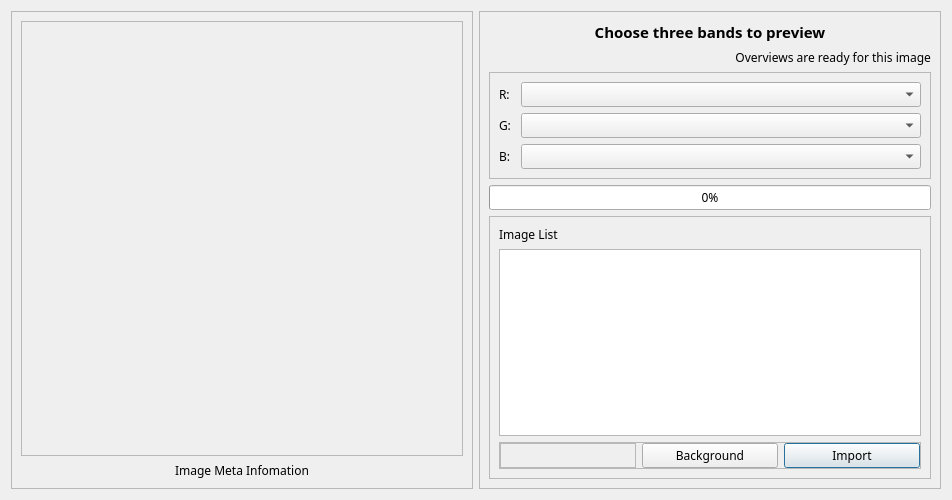
<?xml version="1.0" encoding="UTF-8"?>
<ui version="4.0">
 <class>QDataImportWizard</class>
 <widget class="QDialog" name="QDataImportWizard">
  <property name="geometry">
   <rect>
    <x>0</x>
    <y>0</y>
    <width>952</width>
    <height>500</height>
   </rect>
  </property>
  <property name="font">
   <font>
    <family>微软雅黑</family>
   </font>
  </property>
  <property name="windowTitle">
   <string>Preview</string>
  </property>
  <layout class="QHBoxLayout" name="horizontalLayout">
   <item>
    <widget class="QFrame" name="mPreviewImageFrame">
     <property name="frameShape">
      <enum>QFrame::StyledPanel</enum>
     </property>
     <property name="frameShadow">
      <enum>QFrame::Raised</enum>
     </property>
     <layout class="QVBoxLayout" name="verticalLayout_3">
      <item>
       <widget class="QScrollArea" name="mScrollArea">
        <property name="widgetResizable">
         <bool>true</bool>
        </property>
        <property name="alignment">
         <set>Qt::AlignCenter</set>
        </property>
        <widget class="QWidget" name="scrollAreaWidgetContents">
         <property name="geometry">
          <rect>
           <x>0</x>
           <y>0</y>
           <width>436</width>
           <height>425</height>
          </rect>
         </property>
         <layout class="QVBoxLayout" name="verticalLayout_4">
          <property name="leftMargin">
           <number>0</number>
          </property>
          <property name="topMargin">
           <number>0</number>
          </property>
          <property name="rightMargin">
           <number>0</number>
          </property>
          <property name="bottomMargin">
           <number>0</number>
          </property>
          <item>
           <widget class="QLabel" name="mLabelPreviewImage">
            <property name="sizePolicy">
             <sizepolicy hsizetype="Preferred" vsizetype="Preferred">
              <horstretch>0</horstretch>
              <verstretch>0</verstretch>
             </sizepolicy>
            </property>
            <property name="minimumSize">
             <size>
              <width>0</width>
              <height>0</height>
             </size>
            </property>
            <property name="text">
             <string/>
            </property>
            <property name="scaledContents">
             <bool>false</bool>
            </property>
            <property name="alignment">
             <set>Qt::AlignCenter</set>
            </property>
           </widget>
          </item>
         </layout>
        </widget>
       </widget>
      </item>
      <item>
       <widget class="QLabel" name="mLabelImageMeta">
        <property name="text">
         <string>Image Meta Infomation</string>
        </property>
        <property name="alignment">
         <set>Qt::AlignCenter</set>
        </property>
       </widget>
      </item>
     </layout>
    </widget>
   </item>
   <item>
    <widget class="QFrame" name="mDataFrame">
     <property name="frameShape">
      <enum>QFrame::StyledPanel</enum>
     </property>
     <property name="frameShadow">
      <enum>QFrame::Raised</enum>
     </property>
     <layout class="QVBoxLayout" name="verticalLayout">
      <item>
       <widget class="QLabel" name="mLabelTitle">
        <property name="sizePolicy">
         <sizepolicy hsizetype="Minimum" vsizetype="Minimum">
          <horstretch>0</horstretch>
          <verstretch>0</verstretch>
         </sizepolicy>
        </property>
        <property name="font">
         <font>
          <family>微软雅黑</family>
          <pointsize>11</pointsize>
          <weight>75</weight>
          <bold>true</bold>
         </font>
        </property>
        <property name="text">
         <string>Choose three bands to preview</string>
        </property>
        <property name="scaledContents">
         <bool>false</bool>
        </property>
        <property name="alignment">
         <set>Qt::AlignCenter</set>
        </property>
       </widget>
      </item>
      <item>
       <widget class="QLabel" name="mLabelStatus">
        <property name="layoutDirection">
         <enum>Qt::LeftToRight</enum>
        </property>
        <property name="text">
         <string>Overviews are ready for this image</string>
        </property>
        <property name="alignment">
         <set>Qt::AlignRight|Qt::AlignTrailing|Qt::AlignVCenter</set>
        </property>
       </widget>
      </item>
      <item>
       <widget class="QFrame" name="mBandFrame">
        <property name="frameShape">
         <enum>QFrame::StyledPanel</enum>
        </property>
        <property name="frameShadow">
         <enum>QFrame::Raised</enum>
        </property>
        <layout class="QFormLayout" name="formLayout">
         <item row="0" column="0">
          <widget class="QLabel" name="mLabelRed">
           <property name="font">
            <font>
             <family>微软雅黑</family>
            </font>
           </property>
           <property name="text">
            <string>R: </string>
           </property>
          </widget>
         </item>
         <item row="0" column="1">
          <widget class="QComboBox" name="mComboRed">
           <property name="font">
            <font>
             <family>微软雅黑</family>
            </font>
           </property>
          </widget>
         </item>
         <item row="1" column="0">
          <widget class="QLabel" name="mLabelGreen">
           <property name="font">
            <font>
             <family>微软雅黑</family>
            </font>
           </property>
           <property name="text">
            <string>G: </string>
           </property>
          </widget>
         </item>
         <item row="1" column="1">
          <widget class="QComboBox" name="mComboGreen">
           <property name="font">
            <font>
             <family>微软雅黑</family>
            </font>
           </property>
          </widget>
         </item>
         <item row="2" column="0">
          <widget class="QLabel" name="mLabelBlue">
           <property name="font">
            <font>
             <family>微软雅黑</family>
            </font>
           </property>
           <property name="text">
            <string>B: </string>
           </property>
          </widget>
         </item>
         <item row="2" column="1">
          <widget class="QComboBox" name="mComboBlue">
           <property name="font">
            <font>
             <family>微软雅黑</family>
            </font>
           </property>
          </widget>
         </item>
        </layout>
       </widget>
      </item>
      <item>
       <widget class="QProgressBar" name="mProgressBarBuildOverview">
        <property name="value">
         <number>0</number>
        </property>
       </widget>
      </item>
      <item>
       <widget class="QFrame" name="mImageListFrame">
        <property name="frameShape">
         <enum>QFrame::StyledPanel</enum>
        </property>
        <property name="frameShadow">
         <enum>QFrame::Raised</enum>
        </property>
        <layout class="QVBoxLayout" name="verticalLayout_2">
         <item>
          <widget class="QLabel" name="mLabelImageList">
           <property name="text">
            <string>Image List</string>
           </property>
          </widget>
         </item>
         <item>
          <widget class="QImageListView" name="mImageListView">
           <property name="editTriggers">
            <set>QAbstractItemView::NoEditTriggers</set>
           </property>
           <property name="selectionMode">
            <enum>QAbstractItemView::ExtendedSelection</enum>
           </property>
          </widget>
         </item>
         <item>
          <widget class="QFrame" name="mButtonFrame">
           <property name="layoutDirection">
            <enum>Qt::RightToLeft</enum>
           </property>
           <property name="frameShape">
            <enum>QFrame::StyledPanel</enum>
           </property>
           <property name="frameShadow">
            <enum>QFrame::Raised</enum>
           </property>
           <layout class="QHBoxLayout" name="horizontalLayout_2">
            <property name="leftMargin">
             <number>0</number>
            </property>
            <property name="topMargin">
             <number>0</number>
            </property>
            <property name="rightMargin">
             <number>0</number>
            </property>
            <property name="bottomMargin">
             <number>0</number>
            </property>
            <item>
             <widget class="QPushButton" name="mButtonImport">
              <property name="layoutDirection">
               <enum>Qt::LeftToRight</enum>
              </property>
              <property name="text">
               <string>Import</string>
              </property>
             </widget>
            </item>
            <item>
             <widget class="QPushButton" name="mButtonBackground">
              <property name="layoutDirection">
               <enum>Qt::LeftToRight</enum>
              </property>
              <property name="text">
               <string>Background</string>
              </property>
             </widget>
            </item>
            <item>
             <widget class="QFrame" name="mPlaceHolder0">
              <property name="frameShape">
               <enum>QFrame::StyledPanel</enum>
              </property>
              <property name="frameShadow">
               <enum>QFrame::Raised</enum>
              </property>
             </widget>
            </item>
           </layout>
          </widget>
         </item>
        </layout>
       </widget>
      </item>
     </layout>
    </widget>
   </item>
  </layout>
 </widget>
 <customwidgets>
  <customwidget>
   <class>QImageListView</class>
   <extends>QListView</extends>
   <header>qimagelistview.h</header>
  </customwidget>
 </customwidgets>
 <resources/>
 <connections/>
</ui>
